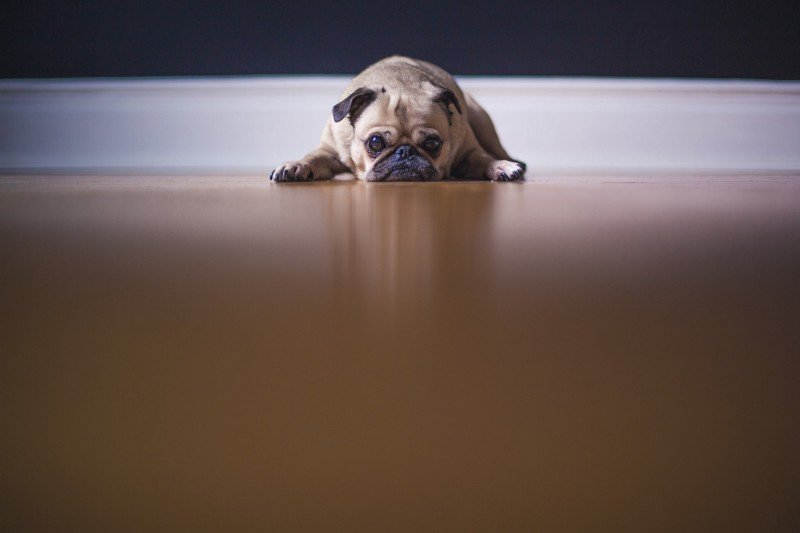
#> input picture images/dog.jpeg, 800 x 533 px
$ python colors.py
#> lines starting #> are read from the running program, lines starting #| are printed output that depends on the picture
### image_show.py
import cv2


def viewImage(image, name_of_window):
    """Views image"""

    cv2.namedWindow(name_of_window)
    cv2.imshow(name_of_window, image)
    cv2.waitKey(0)
    cv2.destroyAllWindows()


# [6 lines left out: function crop, not called in this run]

### colors.py
import cv2
from image_show import viewImage

image = cv2.imread('./images/dog.jpeg')
#> image is the input picture: shape (533, 800, 3); mean B, G, R 77.7, 82.9, 99.2

def grey_color(path_to_image):
    """Converts image to grey colors"""

    gray_image = cv2.cvtColor(image, cv2.COLOR_BGR2GRAY)
    ret, threshold_image = cv2.threshold(image, 127, 255, 0)
    viewImage(gray_image, 'Dog in gray colors')
    viewImage(threshold_image, 'Black-white dog')


def blur_image():
    """Bluring image"""

    blurred = cv2.GaussianBlur(image, (51, 51), 0)
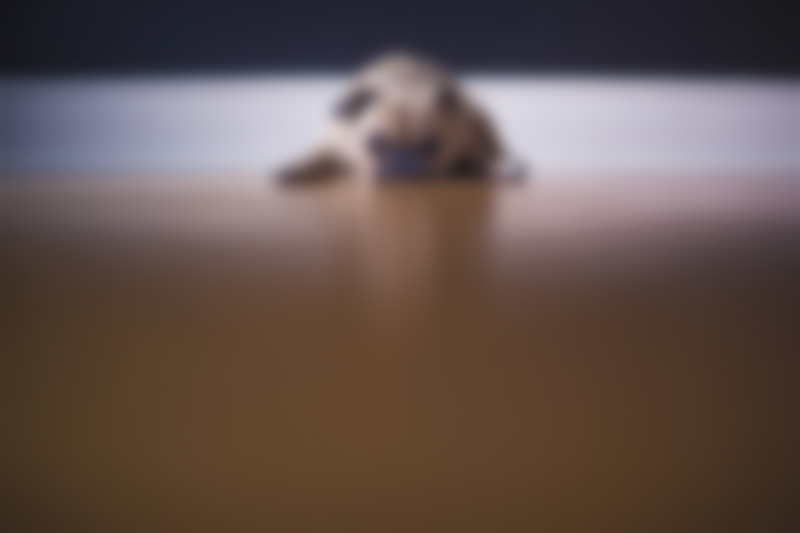
#> blurred: shape (533, 800, 3); mean B, G, R 77.7, 82.9, 99.2
    viewImage(blurred, 'Blurred dog')

blur_image()

$ run again, with images/face.jpg copied over images/dog.jpeg
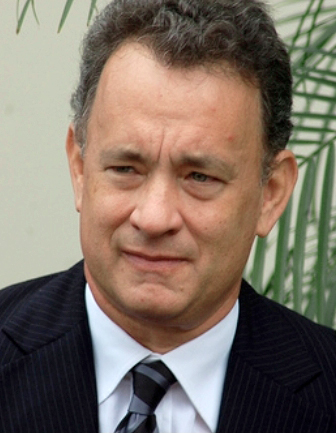
#> input picture images/face.jpg, 336 x 433 px
#> image is the input picture: shape (433, 336, 3); mean B, G, R 101.3, 113.6, 126.6
#> in blur_image, `blurred = cv2.GaussianBlur(image, (51, 51), 0)`:
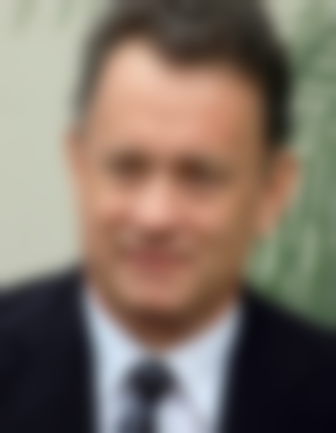
#> blurred: shape (433, 336, 3); mean B, G, R 101.3, 113.6, 126.6
